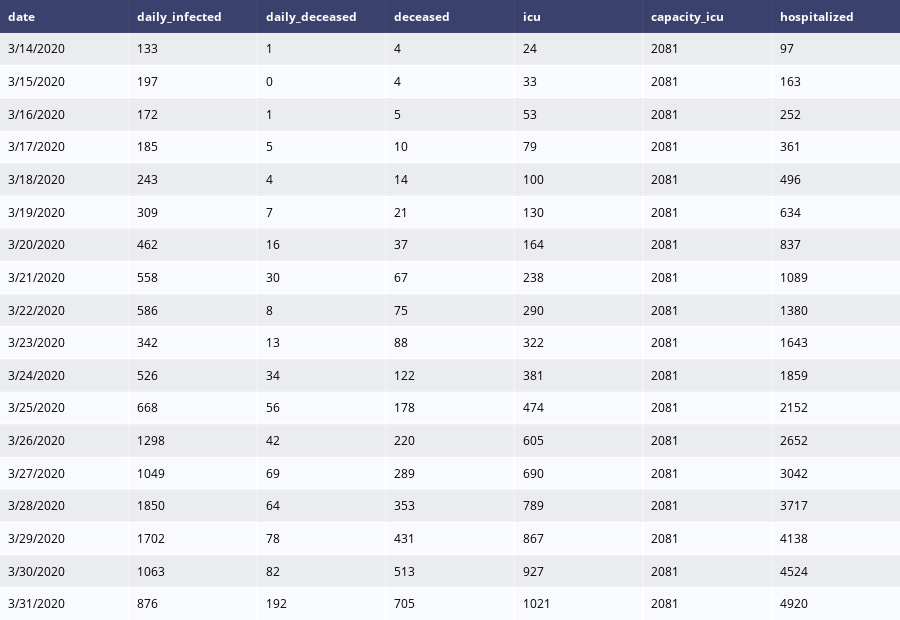

This figure's notebook cell:
### Code cell
df_belgium_severe = df_cases_belgium[['date', 'daily_infected', 'daily_deceased', 'deceased', 'icu', 'capacity_icu', 'hospitalized']][13:]
df_belgium_severe[['daily_deceased', 'icu', 'hospitalized']] = df_belgium_severe[['daily_deceased', 'icu', 'hospitalized']].astype(int)
table_severe = ff.create_table(df_belgium_severe)
iplot(table_severe)

### Figure 1 — Plotly figure (JSON) as saved in the notebook; plotly's stock layout.template omitted (floating-point values rounded to 4 significant figures; data arrays with more than 128 entries replaced by an {"elided": "..."} marker saying what was removed)
{"data": [{"colorscale": [[0, "#00083e"], [0.5, "#ededee"], [1, "#ffffff"]], "hoverinfo": "none", "opacity": 0.75, "showscale": false, "type": "heatmap", "z": {"elided": "19x7 float values"}}], "layout": {"annotations": [{"align": "left", "font": {"color": "#ffffff"}, "showarrow": false, "text": "<b>date</b>", "x": -0.45, "xanchor": "left", "xref": "x", "y": 0, "yref": "y"}, {"align": "left", "font": {"color": "#ffffff"}, "showarrow": false, "text": "<b>daily_infected</b>", "x": 0.55, "xanchor": "left", "xref": "x", "y": 0, "yref": "y"}, {"align": "left", "font": {"color": "#ffffff"}, "showarrow": false, "text": "<b>daily_deceased</b>", "x": 1.55, "xanchor": "left", "xref": "x", "y": 0, "yref": "y"}, {"align": "left", "font": {"color": "#ffffff"}, "showarrow": false, "text": "<b>deceased</b>", "x": 2.55, "xanchor": "left", "xref": "x", "y": 0, "yref": "y"}, {"align": "left", "font": {"color": "#ffffff"}, "showarrow": false, "text": "<b>icu</b>", "x": 3.55, "xanchor": "left", "xref": "x", "y": 0, "yref": "y"}, {"align": "left", "font": {"color": "#ffffff"}, "showarrow": false, "text": "<b>capacity_icu</b>", "x": 4.55, "xanchor": "left", "xref": "x", "y": 0, "yref": "y"}, {"align": "left", "font": {"color": "#ffffff"}, "showarrow": false, "text": "<b>hospitalized</b>", "x": 5.55, "xanchor": "left", "xref": "x", "y": 0, "yref": "y"}, {"align": "left", "font": {"color": "#000000"}, "showarrow": false, "text": "3/14/2020", "x": -0.45, "xanchor": "left", "xref": "x", "y": 1, "yref": "y"}, {"align": "left", "font": {"color": "#000000"}, "showarrow": false, "text": "133", "x": 0.55, "xanchor": "left", "xref": "x", "y": 1, "yref": "y"}, {"align": "left", "font": {"color": "#000000"}, "showarrow": false, "text": "1", "x": 1.55, "xanchor": "left", "xref": "x", "y": 1, "yref": "y"}, {"align": "left", "font": {"color": "#000000"}, "showarrow": false, "text": "4", "x": 2.55, "xanchor": "left", "xref": "x", "y": 1, "yref": "y"}, {"align": "left", "font": {"color": "#000000"}, "showarrow": false, "text": "24", "x": 3.55, "xanchor": "left", "xref": "x", "y": 1, "yref": "y"}, {"align": "left", "font": {"color": "#000000"}, "showarrow": false, "text": "2081", "x": 4.55, "xanchor": "left", "xref": "x", "y": 1, "yref": "y"}, {"align": "left", "font": {"color": "#000000"}, "showarrow": false, "text": "97", "x": 5.55, "xanchor": "left", "xref": "x", "y": 1, "yref": "y"}, {"align": "left", "font": {"color": "#000000"}, "showarrow": false, "text": "3/15/2020", "x": -0.45, "xanchor": "left", "xref": "x", "y": 2, "yref": "y"}, {"align": "left", "font": {"color": "#000000"}, "showarrow": false, "text": "197", "x": 0.55, "xanchor": "left", "xref": "x", "y": 2, "yref": "y"}, {"align": "left", "font": {"color": "#000000"}, "showarrow": false, "text": "0", "x": 1.55, "xanchor": "left", "xref": "x", "y": 2, "yref": "y"}, {"align": "left", "font": {"color": "#000000"}, "showarrow": false, "text": "4", "x": 2.55, "xanchor": "left", "xref": "x", "y": 2, "yref": "y"}, {"align": "left", "font": {"color": "#000000"}, "showarrow": false, "text": "33", "x": 3.55, "xanchor": "left", "xref": "x", "y": 2, "yref": "y"}, {"align": "left", "font": {"color": "#000000"}, "showarrow": false, "text": "2081", "x": 4.55, "xanchor": "left", "xref": "x", "y": 2, "yref": "y"}, {"align": "left", "font": {"color": "#000000"}, "showarrow": false, "text": "163", "x": 5.55, "xanchor": "left", "xref": "x", "y": 2, "yref": "y"}, {"align": "left", "font": {"color": "#000000"}, "showarrow": false, "text": "3/16/2020", "x": -0.45, "xanchor": "left", "xref": "x", "y": 3, "yref": "y"}, {"align": "left", "font": {"color": "#000000"}, "showarrow": false, "text": "172", "x": 0.55, "xanchor": "left", "xref": "x", "y": 3, "yref": "y"}, {"align": "left", "font": {"color": "#000000"}, "showarrow": false, "text": "1", "x": 1.55, "xanchor": "left", "xref": "x", "y": 3, "yref": "y"}, {"align": "left", "font": {"color": "#000000"}, "showarrow": false, "text": "5", "x": 2.55, "xanchor": "left", "xref": "x", "y": 3, "yref": "y"}, {"align": "left", "font": {"color": "#000000"}, "showarrow": false, "text": "53", "x": 3.55, "xanchor": "left", "xref": "x", "y": 3, "yref": "y"}, {"align": "left", "font": {"color": "#000000"}, "showarrow": false, "text": "2081", "x": 4.55, "xanchor": "left", "xref": "x", "y": 3, "yref": "y"}, {"align": "left", "font": {"color": "#000000"}, "showarrow": false, "text": "252", "x": 5.55, "xanchor": "left", "xref": "x", "y": 3, "yref": "y"}, {"align": "left", "font": {"color": "#000000"}, "showarrow": false, "text": "3/17/2020", "x": -0.45, "xanchor": "left", "xref": "x", "y": 4, "yref": "y"}, {"align": "left", "font": {"color": "#000000"}, "showarrow": false, "text": "185", "x": 0.55, "xanchor": "left", "xref": "x", "y": 4, "yref": "y"}, {"align": "left", "font": {"color": "#000000"}, "showarrow": false, "text": "5", "x": 1.55, "xanchor": "left", "xref": "x", "y": 4, "yref": "y"}, {"align": "left", "font": {"color": "#000000"}, "showarrow": false, "text": "10", "x": 2.55, "xanchor": "left", "xref": "x", "y": 4, "yref": "y"}, {"align": "left", "font": {"color": "#000000"}, "showarrow": false, "text": "79", "x": 3.55, "xanchor": "left", "xref": "x", "y": 4, "yref": "y"}, {"align": "left", "font": {"color": "#000000"}, "showarrow": false, "text": "2081", "x": 4.55, "xanchor": "left", "xref": "x", "y": 4, "yref": "y"}, {"align": "left", "font": {"color": "#000000"}, "showarrow": false, "text": "361", "x": 5.55, "xanchor": "left", "xref": "x", "y": 4, "yref": "y"}, {"align": "left", "font": {"color": "#000000"}, "showarrow": false, "text": "3/18/2020", "x": -0.45, "xanchor": "left", "xref": "x", "y": 5, "yref": "y"}, {"align": "left", "font": {"color": "#000000"}, "showarrow": false, "text": "243", "x": 0.55, "xanchor": "left", "xref": "x", "y": 5, "yref": "y"}, {"align": "left", "font": {"color": "#000000"}, "showarrow": false, "text": "4", "x": 1.55, "xanchor": "left", "xref": "x", "y": 5, "yref": "y"}, {"align": "left", "font": {"color": "#000000"}, "showarrow": false, "text": "14", "x": 2.55, "xanchor": "left", "xref": "x", "y": 5, "yref": "y"}, {"align": "left", "font": {"color": "#000000"}, "showarrow": false, "text": "100", "x": 3.55, "xanchor": "left", "xref": "x", "y": 5, "yref": "y"}, {"align": "left", "font": {"color": "#000000"}, "showarrow": false, "text": "2081", "x": 4.55, "xanchor": "left", "xref": "x", "y": 5, "yref": "y"}, {"align": "left", "font": {"color": "#000000"}, "showarrow": false, "text": "496", "x": 5.55, "xanchor": "left", "xref": "x", "y": 5, "yref": "y"}, {"align": "left", "font": {"color": "#000000"}, "showarrow": false, "text": "3/19/2020", "x": -0.45, "xanchor": "left", "xref": "x", "y": 6, "yref": "y"}, {"align": "left", "font": {"color": "#000000"}, "showarrow": false, "text": "309", "x": 0.55, "xanchor": "left", "xref": "x", "y": 6, "yref": "y"}, {"align": "left", "font": {"color": "#000000"}, "showarrow": false, "text": "7", "x": 1.55, "xanchor": "left", "xref": "x", "y": 6, "yref": "y"}, {"align": "left", "font": {"color": "#000000"}, "showarrow": false, "text": "21", "x": 2.55, "xanchor": "left", "xref": "x", "y": 6, "yref": "y"}, {"align": "left", "font": {"color": "#000000"}, "showarrow": false, "text": "130", "x": 3.55, "xanchor": "left", "xref": "x", "y": 6, "yref": "y"}, {"align": "left", "font": {"color": "#000000"}, "showarrow": false, "text": "2081", "x": 4.55, "xanchor": "left", "xref": "x", "y": 6, "yref": "y"}, {"align": "left", "font": {"color": "#000000"}, "showarrow": false, "text": "634", "x": 5.55, "xanchor": "left", "xref": "x", "y": 6, "yref": "y"}, {"align": "left", "font": {"color": "#000000"}, "showarrow": false, "text": "3/20/2020", "x": -0.45, "xanchor": "left", "xref": "x", "y": 7, "yref": "y"}, {"align": "left", "font": {"color": "#000000"}, "showarrow": false, "text": "462", "x": 0.55, "xanchor": "left", "xref": "x", "y": 7, "yref": "y"}, {"align": "left", "font": {"color": "#000000"}, "showarrow": false, "text": "16", "x": 1.55, "xanchor": "left", "xref": "x", "y": 7, "yref": "y"}, {"align": "left", "font": {"color": "#000000"}, "showarrow": false, "text": "37", "x": 2.55, "xanchor": "left", "xref": "x", "y": 7, "yref": "y"}, {"align": "left", "font": {"color": "#000000"}, "showarrow": false, "text": "164", "x": 3.55, "xanchor": "left", "xref": "x", "y": 7, "yref": "y"}, {"align": "left", "font": {"color": "#000000"}, "showarrow": false, "text": "2081", "x": 4.55, "xanchor": "left", "xref": "x", "y": 7, "yref": "y"}, {"align": "left", "font": {"color": "#000000"}, "showarrow": false, "text": "837", "x": 5.55, "xanchor": "left", "xref": "x", "y": 7, "yref": "y"}, {"align": "left", "font": {"color": "#000000"}, "showarrow": false, "text": "3/21/2020", "x": -0.45, "xanchor": "left", "xref": "x", "y": 8, "yref": "y"}, {"align": "left", "font": {"color": "#000000"}, "showarrow": false, "text": "558", "x": 0.55, "xanchor": "left", "xref": "x", "y": 8, "yref": "y"}, {"align": "left", "font": {"color": "#000000"}, "showarrow": false, "text": "30", "x": 1.55, "xanchor": "left", "xref": "x", "y": 8, "yref": "y"}, {"align": "left", "font": {"color": "#000000"}, "showarrow": false, "text": "67", "x": 2.55, "xanchor": "left", "xref": "x", "y": 8, "yref": "y"}, {"align": "left", "font": {"color": "#000000"}, "showarrow": false, "text": "238", "x": 3.55, "xanchor": "left", "xref": "x", "y": 8, "yref": "y"}, {"align": "left", "font": {"color": "#000000"}, "showarrow": false, "text": "2081", "x": 4.55, "xanchor": "left", "xref": "x", "y": 8, "yref": "y"}, {"align": "left", "font": {"color": "#000000"}, "showarrow": false, "text": "1089", "x": 5.55, "xanchor": "left", "xref": "x", "y": 8, "yref": "y"}, {"align": "left", "font": {"color": "#000000"}, "showarrow": false, "text": "3/22/2020", "x": -0.45, "xanchor": "left", "xref": "x", "y": 9, "yref": "y"}, {"align": "left", "font": {"color": "#000000"}, "showarrow": false, "text": "586", "x": 0.55, "xanchor": "left", "xref": "x", "y": 9, "yref": "y"}, {"align": "left", "font": {"color": "#000000"}, "showarrow": false, "text": "8", "x": 1.55, "xanchor": "left", "xref": "x", "y": 9, "yref": "y"}, {"align": "left", "font": {"color": "#000000"}, "showarrow": false, "text": "75", "x": 2.55, "xanchor": "left", "xref": "x", "y": 9, "yref": "y"}, {"align": "left", "font": {"color": "#000000"}, "showarrow": false, "text": "290", "x": 3.55, "xanchor": "left", "xref": "x", "y": 9, "yref": "y"}, {"align": "left", "font": {"color": "#000000"}, "showarrow": false, "text": "2081", "x": 4.55, "xanchor": "left", "xref": "x", "y": 9, "yref": "y"}, {"align": "left", "font": {"color": "#000000"}, "showarrow": false, "text": "1380", "x": 5.55, "xanchor": "left", "xref": "x", "y": 9, "yref": "y"}, {"align": "left", "font": {"color": "#000000"}, "showarrow": false, "text": "3/23/2020", "x": -0.45, "xanchor": "left", "xref": "x", "y": 10, "yref": "y"}, {"align": "left", "font": {"color": "#000000"}, "showarrow": false, "text": "342", "x": 0.55, "xanchor": "left", "xref": "x", "y": 10, "yref": "y"}, {"align": "left", "font": {"color": "#000000"}, "showarrow": false, "text": "13", "x": 1.55, "xanchor": "left", "xref": "x", "y": 10, "yref": "y"}, {"align": "left", "font": {"color": "#000000"}, "showarrow": false, "text": "88", "x": 2.55, "xanchor": "left", "xref": "x", "y": 10, "yref": "y"}, {"align": "left", "font": {"color": "#000000"}, "showarrow": false, "text": "322", "x": 3.55, "xanchor": "left", "xref": "x", "y": 10, "yref": "y"}, {"align": "left", "font": {"color": "#000000"}, "showarrow": false, "text": "2081", "x": 4.55, "xanchor": "left", "xref": "x", "y": 10, "yref": "y"}, {"align": "left", "font": {"color": "#000000"}, "showarrow": false, "text": "1643", "x": 5.55, "xanchor": "left", "xref": "x", "y": 10, "yref": "y"}, {"align": "left", "font": {"color": "#000000"}, "showarrow": false, "text": "3/24/2020", "x": -0.45, "xanchor": "left", "xref": "x", "y": 11, "yref": "y"}, {"align": "left", "font": {"color": "#000000"}, "showarrow": false, "text": "526", "x": 0.55, "xanchor": "left", "xref": "x", "y": 11, "yref": "y"}, {"align": "left", "font": {"color": "#000000"}, "showarrow": false, "text": "34", "x": 1.55, "xanchor": "left", "xref": "x", "y": 11, "yref": "y"}, {"align": "left", "font": {"color": "#000000"}, "showarrow": false, "text": "122", "x": 2.55, "xanchor": "left", "xref": "x", "y": 11, "yref": "y"}, {"align": "left", "font": {"color": "#000000"}, "showarrow": false, "text": "381", "x": 3.55, "xanchor": "left", "xref": "x", "y": 11, "yref": "y"}, {"align": "left", "font": {"color": "#000000"}, "showarrow": false, "text": "2081", "x": 4.55, "xanchor": "left", "xref": "x", "y": 11, "yref": "y"}, {"align": "left", "font": {"color": "#000000"}, "showarrow": false, "text": "1859", "x": 5.55, "xanchor": "left", "xref": "x", "y": 11, "yref": "y"}, {"align": "left", "font": {"color": "#000000"}, "showarrow": false, "text": "3/25/2020", "x": -0.45, "xanchor": "left", "xref": "x", "y": 12, "yref": "y"}, {"align": "left", "font": {"color": "#000000"}, "showarrow": false, "text": "668", "x": 0.55, "xanchor": "left", "xref": "x", "y": 12, "yref": "y"}, {"align": "left", "font": {"color": "#000000"}, "showarrow": false, "text": "56", "x": 1.55, "xanchor": "left", "xref": "x", "y": 12, "yref": "y"}, {"align": "left", "font": {"color": "#000000"}, "showarrow": false, "text": "178", "x": 2.55, "xanchor": "left", "xref": "x", "y": 12, "yref": "y"}, {"align": "left", "font": {"color": "#000000"}, "showarrow": false, "text": "474", "x": 3.55, "xanchor": "left", "xref": "x", "y": 12, "yref": "y"}, {"align": "left", "font": {"color": "#000000"}, "showarrow": false, "text": "2081", "x": 4.55, "xanchor": "left", "xref": "x", "y": 12, "yref": "y"}, {"align": "left", "font": {"color": "#000000"}, "showarrow": false, "text": "2152", "x": 5.55, "xanchor": "left", "xref": "x", "y": 12, "yref": "y"}, {"align": "left", "font": {"color": "#000000"}, "showarrow": false, "text": "3/26/2020", "x": -0.45, "xanchor": "left", "xref": "x", "y": 13, "yref": "y"}, {"align": "left", "font": {"color": "#000000"}, "showarrow": false, "text": "1298", "x": 0.55, "xanchor": "left", "xref": "x", "y": 13, "yref": "y"}, {"align": "left", "font": {"color": "#000000"}, "showarrow": false, "text": "42", "x": 1.55, "xanchor": "left", "xref": "x", "y": 13, "yref": "y"}, {"align": "left", "font": {"color": "#000000"}, "showarrow": false, "text": "220", "x": 2.55, "xanchor": "left", "xref": "x", "y": 13, "yref": "y"}, {"align": "left", "font": {"color": "#000000"}, "showarrow": false, "text": "605", "x": 3.55, "xanchor": "left", "xref": "x", "y": 13, "yref": "y"}, {"align": "left", "font": {"color": "#000000"}, "showarrow": false, "text": "2081", "x": 4.55, "xanchor": "left", "xref": "x", "y": 13, "yref": "y"}, {"align": "left", "font": {"color": "#000000"}, "showarrow": false, "text": "2652", "x": 5.55, "xanchor": "left", "xref": "x", "y": 13, "yref": "y"}, {"align": "left", "font": {"color": "#000000"}, "showarrow": false, "text": "3/27/2020", "x": -0.45, "xanchor": "left", "xref": "x", "y": 14, "yref": "y"}, {"align": "left", "font": {"color": "#000000"}, "showarrow": false, "text": "1049", "x": 0.55, "xanchor": "left", "xref": "x", "y": 14, "yref": "y"}, {"align": "left", "font": {"color": "#000000"}, "showarrow": false, "text": "69", "x": 1.55, "xanchor": "left", "xref": "x", "y": 14, "yref": "y"}, {"align": "left", "font": {"color": "#000000"}, "showarrow": false, "text": "289", "x": 2.55, "xanchor": "left", "xref": "x", "y": 14, "yref": "y"}, {"align": "left", "font": {"color": "#000000"}, "showarrow": false, "text": "690", "x": 3.55, "xanchor": "left", "xref": "x", "y": 14, "yref": "y"}, {"align": "left", "font": {"color": "#000000"}, "showarrow": false, "text": "2081", "x": 4.55, "xanchor": "left", "xref": "x", "y": 14, "yref": "y"}, {"align": "left", "font": {"color": "#000000"}, "showarrow": false, "text": "3042", "x": 5.55, "xanchor": "left", "xref": "x", "y": 14, "yref": "y"}, {"align": "left", "font": {"color": "#000000"}, "showarrow": false, "text": "3/28/2020", "x": -0.45, "xanchor": "left", "xref": "x", "y": 15, "yref": "y"}, {"align": "left", "font": {"color": "#000000"}, "showarrow": false, "text": "1850", "x": 0.55, "xanchor": "left", "xref": "x", "y": 15, "yref": "y"}, {"align": "left", "font": {"color": "#000000"}, "showarrow": false, "text": "64", "x": 1.55, "xanchor": "left", "xref": "x", "y": 15, "yref": "y"}, {"align": "left", "font": {"color": "#000000"}, "showarrow": false, "text": "353", "x": 2.55, "xanchor": "left", "xref": "x", "y": 15, "yref": "y"}, {"align": "left", "font": {"color": "#000000"}, "showarrow": false, "text": "789", "x": 3.55, "xanchor": "left", "xref": "x", "y": 15, "yref": "y"}, {"align": "left", "font": {"color": "#000000"}, "showarrow": false, "text": "2081", "x": 4.55, "xanchor": "left", "xref": "x", "y": 15, "yref": "y"}, {"align": "left", "font": {"color": "#000000"}, "showarrow": false, "text": "3717", "x": 5.55, "xanchor": "left", "xref": "x", "y": 15, "yref": "y"}, {"align": "left", "font": {"color": "#000000"}, "showarrow": false, "text": "3/29/2020", "x": -0.45, "xanchor": "left", "xref": "x", "y": 16, "yref": "y"}, {"align": "left", "font": {"color": "#000000"}, "showarrow": false, "text": "1702", "x": 0.55, "xanchor": "left", "xref": "x", "y": 16, "yref": "y"}, {"align": "left", "font": {"color": "#000000"}, "showarrow": false, "text": "78", "x": 1.55, "xanchor": "left", "xref": "x", "y": 16, "yref": "y"}, {"align": "left", "font": {"color": "#000000"}, "showarrow": false, "text": "431", "x": 2.55, "xanchor": "left", "xref": "x", "y": 16, "yref": "y"}, {"align": "left", "font": {"color": "#000000"}, "showarrow": false, "text": "867", "x": 3.55, "xanchor": "left", "xref": "x", "y": 16, "yref": "y"}, {"align": "left", "font": {"color": "#000000"}, "showarrow": false, "text": "2081", "x": 4.55, "xanchor": "left", "xref": "x", "y": 16, "yref": "y"}, {"align": "left", "font": {"color": "#000000"}, "showarrow": false, "text": "4138", "x": 5.55, "xanchor": "left", "xref": "x", "y": 16, "yref": "y"}, {"align": "left", "font": {"color": "#000000"}, "showarrow": false, "text": "3/30/2020", "x": -0.45, "xanchor": "left", "xref": "x", "y": 17, "yref": "y"}, {"align": "left", "font": {"color": "#000000"}, "showarrow": false, "text": "1063", "x": 0.55, "xanchor": "left", "xref": "x", "y": 17, "yref": "y"}, {"align": "left", "font": {"color": "#000000"}, "showarrow": false, "text": "82", "x": 1.55, "xanchor": "left", "xref": "x", "y": 17, "yref": "y"}, {"align": "left", "font": {"color": "#000000"}, "showarrow": false, "text": "513", "x": 2.55, "xanchor": "left", "xref": "x", "y": 17, "yref": "y"}, {"align": "left", "font": {"color": "#000000"}, "showarrow": false, "text": "927", "x": 3.55, "xanchor": "left", "xref": "x", "y": 17, "yref": "y"}, {"align": "left", "font": {"color": "#000000"}, "showarrow": false, "text": "2081", "x": 4.55, "xanchor": "left", "xref": "x", "y": 17, "yref": "y"}, {"align": "left", "font": {"color": "#000000"}, "showarrow": false, "text": "4524", "x": 5.55, "xanchor": "left", "xref": "x", "y": 17, "yref": "y"}, {"align": "left", "font": {"color": "#000000"}, "showarrow": false, "text": "3/31/2020", "x": -0.45, "xanchor": "left", "xref": "x", "y": 18, "yref": "y"}, {"align": "left", "font": {"color": "#000000"}, "showarrow": false, "text": "876", "x": 0.55, "xanchor": "left", "xref": "x", "y": 18, "yref": "y"}, {"align": "left", "font": {"color": "#000000"}, "showarrow": false, "text": "192", "x": 1.55, "xanchor": "left", "xref": "x", "y": 18, "yref": "y"}, {"align": "left", "font": {"color": "#000000"}, "showarrow": false, "text": "705", "x": 2.55, "xanchor": "left", "xref": "x", "y": 18, "yref": "y"}, {"align": "left", "font": {"color": "#000000"}, "showarrow": false, "text": "1021", "x": 3.55, "xanchor": "left", "xref": "x", "y": 18, "yref": "y"}, {"align": "left", "font": {"color": "#000000"}, "showarrow": false, "text": "2081", "x": 4.55, "xanchor": "left", "xref": "x", "y": 18, "yref": "y"}, {"align": "left", "font": {"color": "#000000"}, "showarrow": false, "text": "4920", "x": 5.55, "xanchor": "left", "xref": "x", "y": 18, "yref": "y"}], "height": 620, "margin": {"b": 0, "l": 0, "r": 0, "t": 0}, "xaxis": {"dtick": 1, "gridwidth": 2, "showticklabels": false, "tick0": -0.5, "ticks": "", "zeroline": false}, "yaxis": {"autorange": "reversed", "dtick": 1, "gridwidth": 2, "showticklabels": false, "tick0": 0.5, "ticks": "", "zeroline": false}}}
